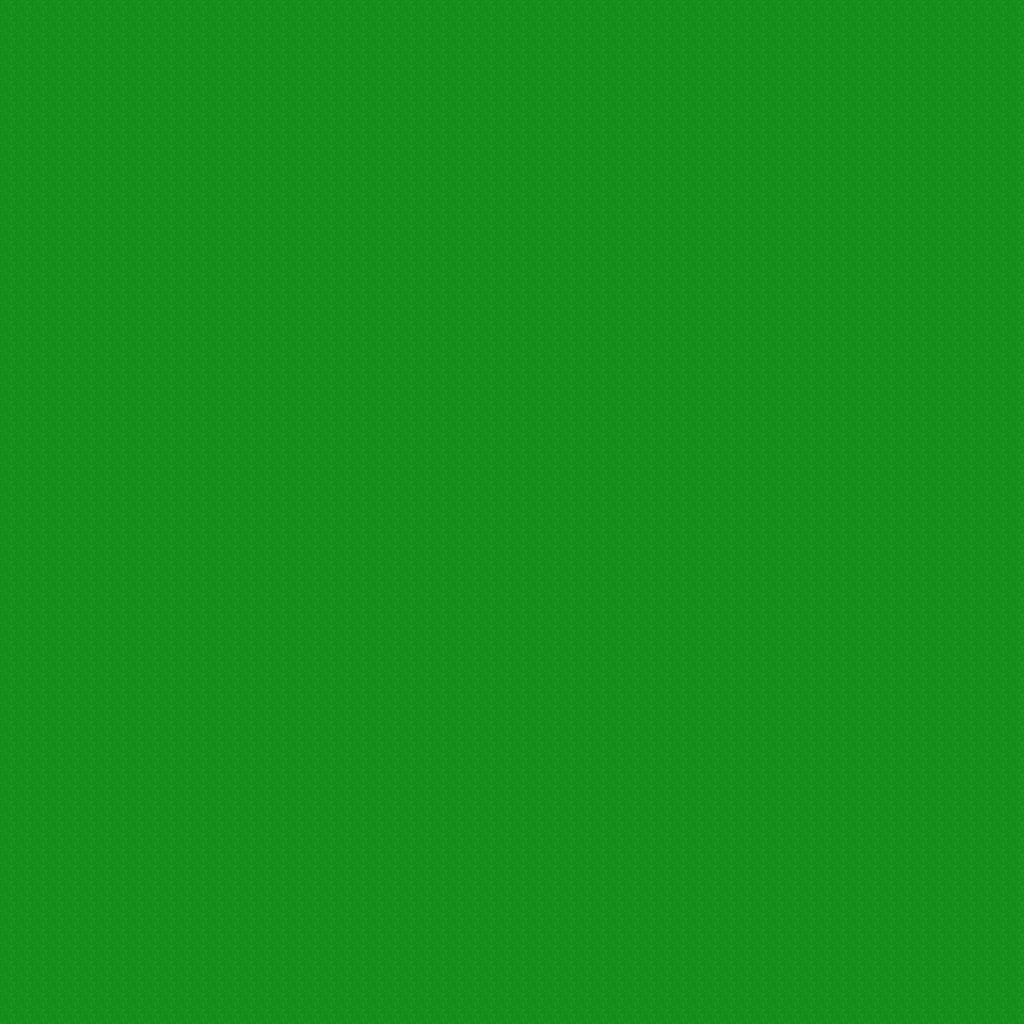

Tiled map render using the project's own tile images. Description and the map definition, with tile-layer contents summarised, below:
An orthogonal 64x64 tile map with 16x16 px tiles, 1 tile layer (base), 1 hidden layer not drawn.

<map version="1.10" tiledversion="1.12.1" orientation="orthogonal" renderorder="right-down" width="64" height="64" tilewidth="16" tileheight="16" infinite="0" nextlayerid="3" nextobjectid="1">
 <tileset firstgid="1" source="../classiciphone_pics4.tsx" />
 <layer id="1" name="base" width="64" height="64">
  <data>[4096 cells, 4096 non-empty, 1 distinct tile ids]</data>
 </layer>
 <layer id="2" name="collision" width="64" height="64" visible="0">
  <properties><property name="collision" value="true" /></properties>
  <data>[4096 cells, 0 non-empty, 0 distinct tile ids]</data>
 </layer>
</map>
